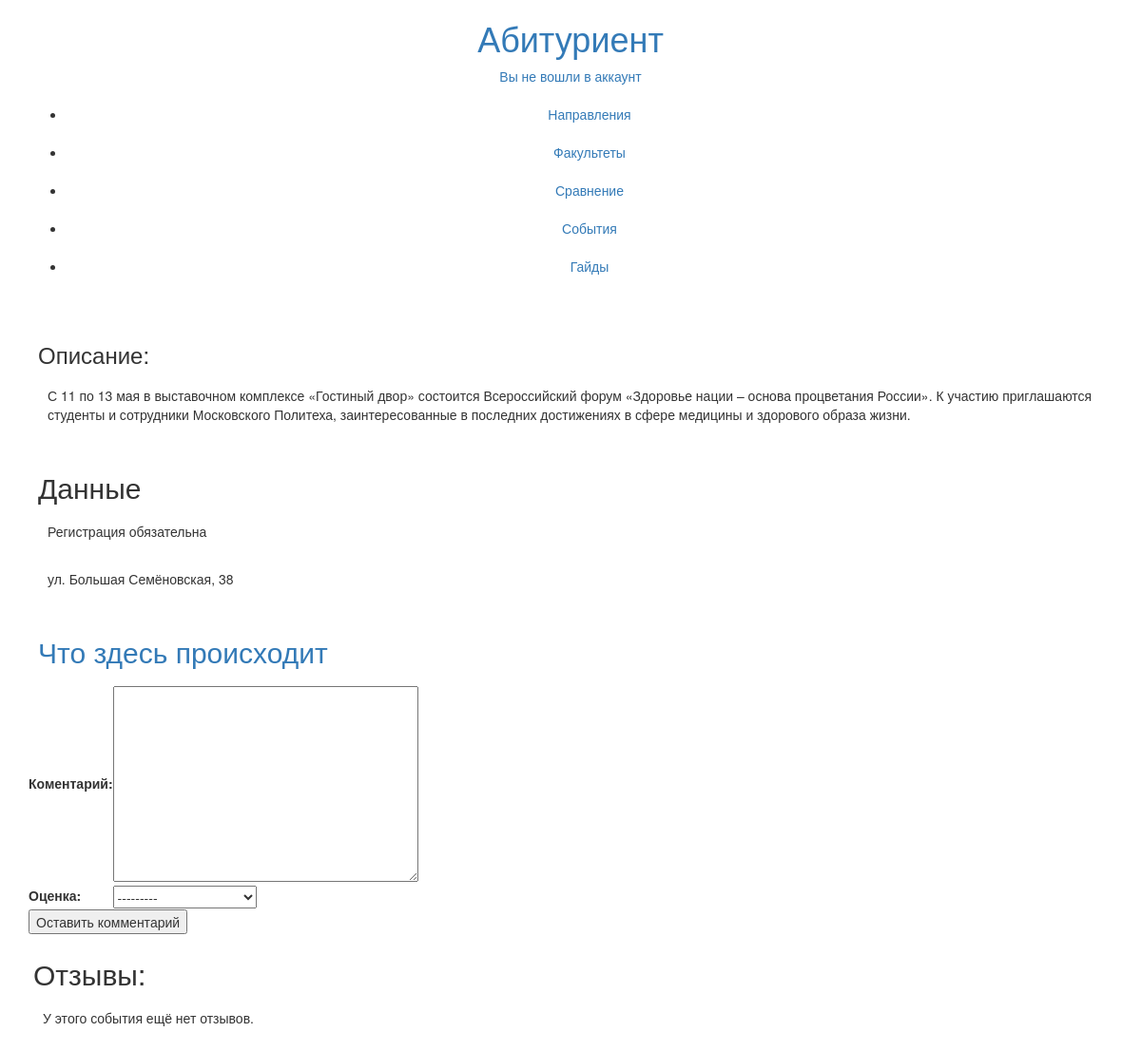
Screenshot of /event/1 with the database file from the repository.
### catalog/models.py (models this page shows, shortened)
class Event(models.Model):
    title = models.CharField (max_length = 200, verbose_name = "Название", help_text = "Введите короткое название вашего мероприятия")
    description = models.TextField ( max_length = 2000, verbose_name = "Описание", help_text = "Введите описание вашего мероприятия. Укажите чего стоит ожидать посетителям, сколько это займет по времени и как вы собираетесь проводить время на этом этапе." )
    required = models.BooleanField ( default = True, verbose_name = "Регистрация обязательна" )
    online = models.BooleanField ( default = True, verbose_name = "Это онлайн встреча?" )
    place = models.CharField (max_length = 200, verbose_name = "Адрес", help_text = "Введите адрес проведения (можно ссылку).")
    owner = models.ForeignKey(Teacher, on_delete = models.CASCADE)

### catalog/views.py (the view, shortened to what this page needs)
def eventDetails (request, pk):
    event = get_object_or_404 (models.Event, pk=pk)
    reviews = models.Review.objects.filter (event__pk = pk)
    form = forms.ReviewForm
    return render ( request, "event-details.html", context = {"event": event, "reviews": reviews , "form": form} )

### catalog/templates/event-details.html (shortened to what this page needs)
{% extends "base-generic.html" %}
{% block content %}
<section class = "content-section" id = "event-title">
{% if event %}
<section class = "content-block">
  <h3 class = "block-title">Описание:</h3>
  <p class = "big-text">{{event.description}}</p>
</section>
<section class = "section-block">
  <h2 class = "section-title">Данные</h2>
    <p>{% if event.required %}Регистрация обязательна{% else %}Регистрация не обязательна{% endif %}</p>
    <p>{% if online %}Онланй событие{% else %}{{event.place}}{% endif %}</p>
</section>
<a href = "{% url 'guides-list' %}">
<section class = "section-block">
  <h2 class = "section-title">Что здесь происходит</h2>
</section>
</a>
{% else %}
<h2 class = "section-title">Такого события нет на сайте</h2>
<p class = "warning-text">Введите правильный url, или перейдте к поиску cобытий</p>
<a href = "{% url 'events' %}">Перейти к посику...</a>
{% endif %}
</section>
{% if form %}
<form href = "{{request.url}}" method = "post">
    <table>
      {{form}}
    </table>
    <input type="submit" value="Оставить комментарий">
</form>
{% endif %}
<section class = "content-block">
  <h2 class = "block-title">Отзывы:</h2>
  {% if reviews %}
  {% for review in reviews %}
  <div class = "block">
    <span>Абитуриент</span>
    <span>{{review.rate}}</span>
    <p>{{review.comment}}</p>
    {% if review.user == request.user %}
    <a href = "{% url 'deleteReview' reviewPk=review.pk %}">Удалить отзыв</a>
    {% endif %} </div> {% endfor %}
  {% else %}
  <p>У этого события ещё нет отзывов.</p>
  {% endif %}
</section>
{% endblock %}

### catalog/templates/base-generic.html (style rules this page uses)
section { display: block; padding: 5px; }
section::after { background-color:black; border: black width: 100%; height: 2px; }
p { padding: 10px }

### rows the page displays
Event: description "С 11 по 13 мая в выставочном комплексе «Гостиный двор» состоится Всероссийский форум «Здоровье нации – основа процветания России». К участию приглашаются студенты и сотрудники Московского Политеха, заинтересованные в последних достижениях в сфере медицины и здорового образа жизни.", place "ул. Большая Семёновская, 38"
